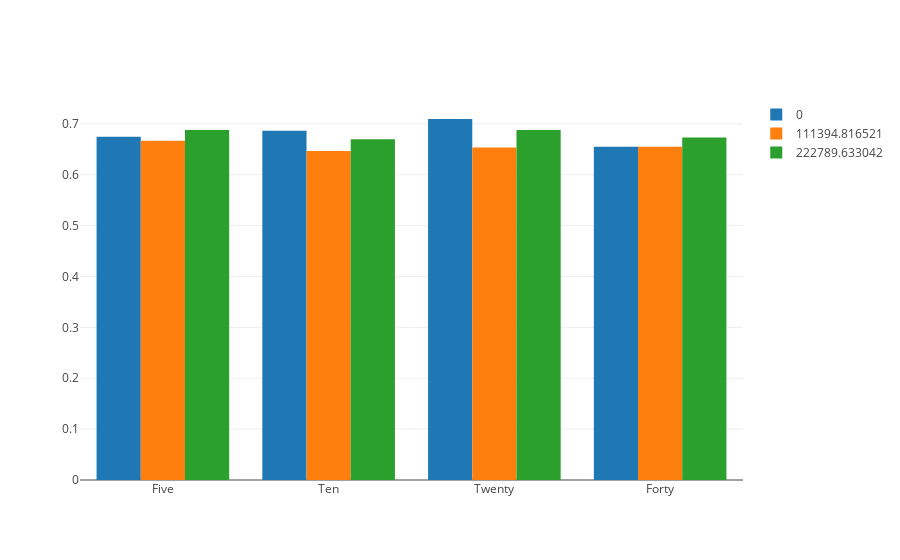

Notebook code cell kept with this figure:
### Code cell
x_label = ['Five', 'Ten', 'Twenty', 'Forty']
var = [0, x.var().mean(), x.var().mean() *2]
def plot_estimator(e, x_label, var):
    mean_score = e.cv_results_['mean_test_score']
    index = []
    plot_trace = []
    for i in range(len(var)):
        ind = np.arange(i, len(mean_score), len(var))
        index.append(ind)
    plot_trace = []
    for i in range(len(var)):
        t = go.Bar(
            x = x_label,
            y = mean_score[index[i]],
            name = str(var[i])
        )
        plot_trace.append(t)
    layout = go.Layout(barmode = 'group')
    fig = go.Figure(data = plot_trace, layout = layout)
    return(plotly.offline.iplot(fig))
    
plot_estimator(estimator, x_label, var)

### Figure 1 — Plotly figure (JSON) as saved in the notebook; plotly's stock layout.template omitted (floating-point values rounded to 4 significant figures)
{"data": [{"name": "0", "type": "bar", "x": ["Five", "Ten", "Twenty", "Forty"], "y": [0.6749, 0.6865, 0.7096, 0.6551]}, {"name": "111394.816521", "type": "bar", "x": ["Five", "Ten", "Twenty", "Forty"], "y": [0.6667, 0.6469, 0.6535, 0.6551]}, {"name": "222789.633042", "type": "bar", "x": ["Five", "Ten", "Twenty", "Forty"], "y": [0.6881, 0.67, 0.6881, 0.6733]}], "layout": {"barmode": "group"}}
